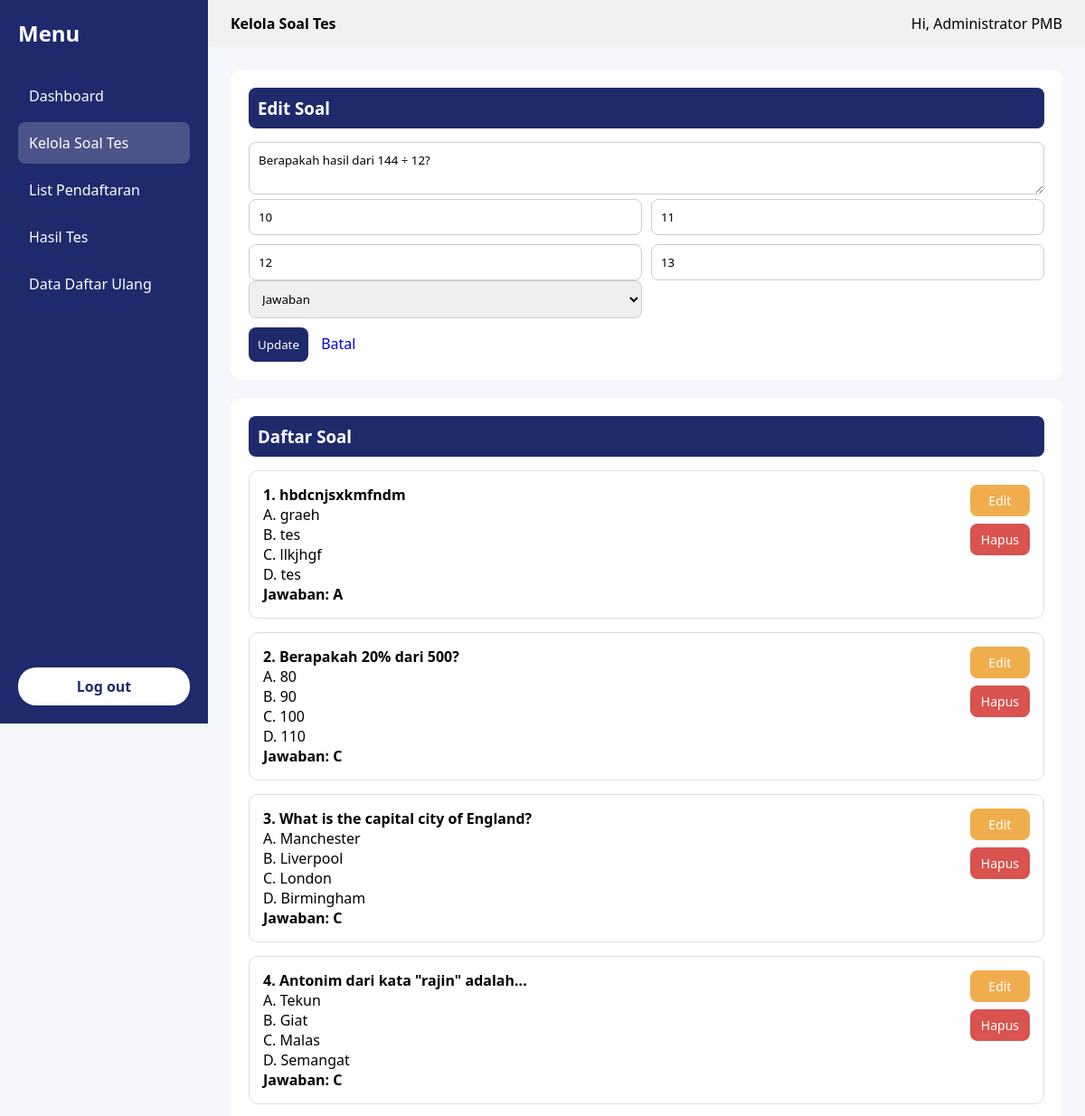
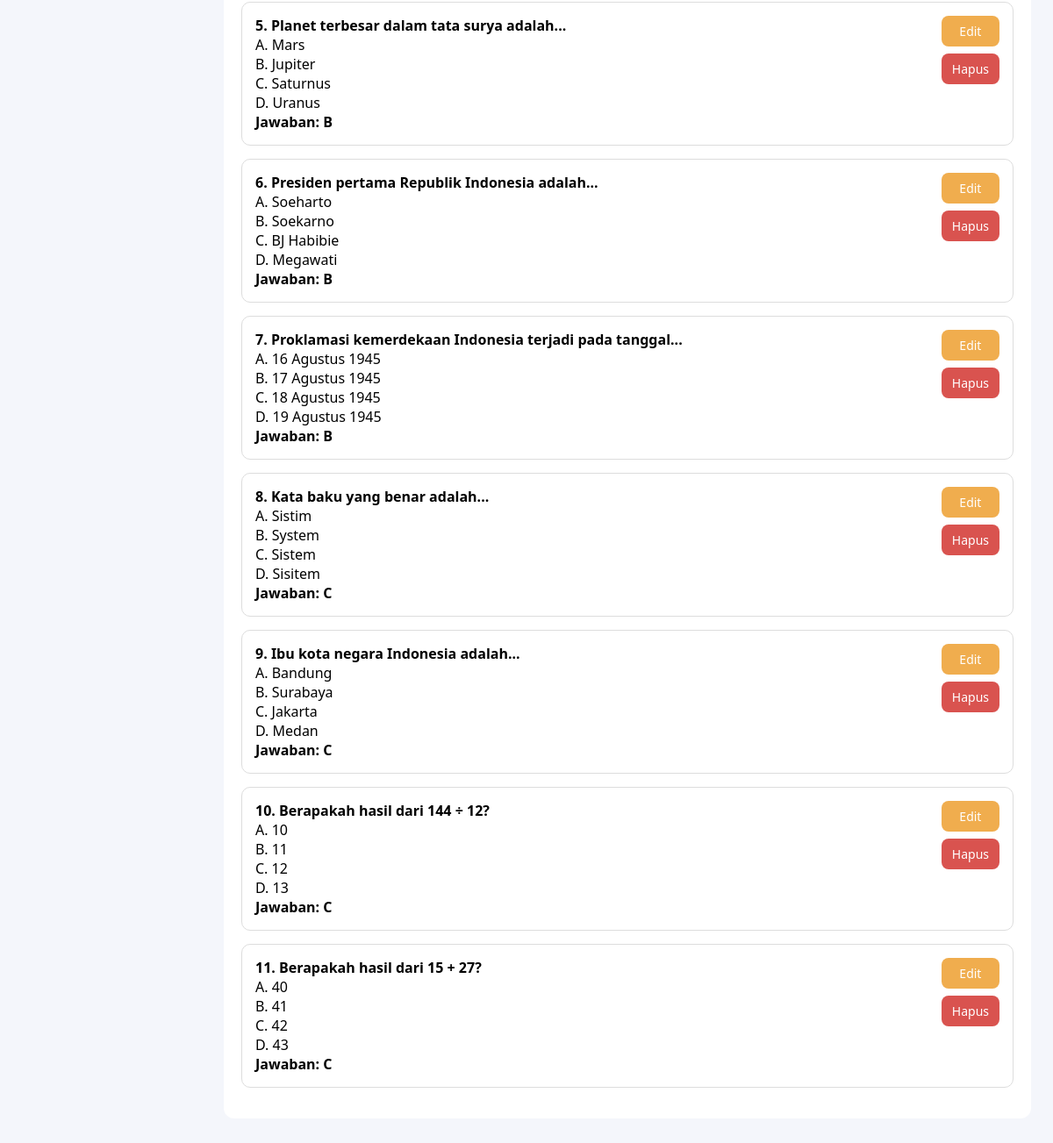
The page /admin/soal.php?edit=2 (signed in) on the database its author committed (2 pictures, top to bottom).
### tables this page shows
CREATE TABLE `soal` (
  `id_soal` int(11) NOT NULL,
  `pertanyaan` text NOT NULL,
  `pilihan_a` varchar(255) NOT NULL,
  `pilihan_b` varchar(255) NOT NULL,
  `pilihan_c` varchar(255) NOT NULL,
  `pilihan_d` varchar(255) NOT NULL,
  `jawaban_benar` enum('A','B','C','D') NOT NULL,
  `created_at` timestamp NOT NULL DEFAULT current_timestamp()
);

### config.php (called while the page is built, shortened)
<?php
$conn = mysqli_connect(DB_HOST, DB_USER, DB_PASS, DB_NAME);
mysqli_set_charset($conn, "utf8");
function clean($data) {
    global $conn;
    $data = trim($data);
    $data = stripslashes($data);
    $data = htmlspecialchars($data);
    $data = mysqli_real_escape_string($conn, $data);
    return $data;
}
?>

### admin/soal.php (the view, shortened to what this page needs)
<?php
require_once '../config.php';
$edit = null;
if (isset($_GET['edit'])) {
    $id = clean($_GET['edit']);
    $edit = mysqli_fetch_assoc(mysqli_query($conn, "SELECT * FROM soal WHERE id_soal='$id'"));
}
$soal = mysqli_query($conn, "SELECT * FROM soal ORDER BY id_soal DESC");
$page = basename($_SERVER['PHP_SELF']);
?>
<!DOCTYPE html>
<html lang="id">
<head>
</head>
<body>
    <div class="wrapper">
        <aside class="sidebar">
            <h2>Menu</h2>
            <ul>
                <li><a href="dashboard.php">Dashboard</a></li>
                <li class="<?= $page == 'soal.php' ? 'active' : '' ?>"><a href="soal.php">Kelola Soal Tes</a></li>
                <li><a href="list_pendaftar.php">List Pendaftaran</a></li>
                <li><a href="hasil_test.php">Hasil Tes</a></li>
                <li><a href="daftar_ulang.php">Data Daftar Ulang</a></li>
            </ul>
            <a href="logout.php" class="logout">Log out</a>
        </aside>
        <main class="main">
            <header class="topbar">
                <div><strong> Kelola Soal Tes</strong></div>
                <div>Hi,
                    <?= $_SESSION['admin_name'] ?>
                </div>
            </header>
            <section class="content">
                <div class="card">
                    <h3>
                        <?= $edit ? 'Edit Soal' : 'Tambah Soal' ?>
                    </h3>
                    <form method="POST">
                        <textarea name="pertanyaan" required><?= $edit['pertanyaan'] ?? '' ?></textarea>
                        <div class="form-grid">
                            <input name="pilihan_a" placeholder="Pilihan A" required
                                value="<?= $edit['pilihan_a'] ?? '' ?>">
                            <input name="pilihan_b" placeholder="Pilihan B" required
                                value="<?= $edit['pilihan_b'] ?? '' ?>">
                            <input name="pilihan_c" placeholder="Pilihan C" required
                                value="<?= $edit['pilihan_c'] ?? '' ?>">
                            <input name="pilihan_d" placeholder="Pilihan D" required
                                value="<?= $edit['pilihan_d'] ?? '' ?>">
                        </div>
                        <div class="form-grid">
                            <select name="jawaban_benar" required>
                                <option value="">Jawaban</option>
                            </select>
                        </div>
                        <button>
                            <?= $edit ? 'Update' : 'Simpan' ?>
                        </button>
                        <?php if ($edit): ?>
                            <a href="soal.php" style="padding:10px;text-decoration:none">Batal</a>
                        <?php endif; ?>
                    </form>
                </div>
                <div class="card">
                    <h3>Daftar Soal</h3>
                    <?php $no = 1;
                    while ($r = mysqli_fetch_assoc($soal)): ?>
                        <div class="soal-item">
                            <div class="soal-row">
                                <div class="soal-content">
                                    <b>
                                        <?= $no++ ?>.
                                        <?= $r['pertanyaan'] ?>
                                    </b><br>
                                    <p>A.
                                        <?= $r['pilihan_a'] ?>
                                    </p>
                                    <p>B.
                                        <?= $r['pilihan_b'] ?>
                                    </p>
                                    <p>C.
                                        <?= $r['pilihan_c'] ?>
                                    </p>
                                    <p>D.
                                        <?= $r['pilihan_d'] ?>
                                    </p>
                                    <p><b>Jawaban:
                                            <?= strtoupper($r['jawaban_benar']) ?>
                                        </b></p>
                                </div>
                                <div class="soal-action">
                                    <a href="?edit=<?= $r['id_soal'] ?>" class="btn-warning">Edit</a>
                                    <a href="?delete=<?= $r['id_soal'] ?>" class="btn-danger"
                                        onclick="return confirm('Hapus soal ini?')">Hapus</a>
                                </div>
                            </div>
                        </div>
                    <?php endwhile; ?>
                </div>
            </section>
        </main>
    </div>
</body>
</html>

### admin/soal.php (style rules this page uses)
* { margin: 0; padding: 0; box-sizing: border-box; font-family: 'Segoe UI', sans-serif; }
body { background: #f4f6fb; }
.wrapper { min-height:100vh; }
.sidebar { position:fixed; top:0; left:0; width:230px; height:100vh; background:#1f2a6d; color:#fff; padding:20px; display:flex; flex-direction:column; }
.sidebar h2 { margin-bottom:30px; }
.sidebar ul { list-style:none; }
.sidebar ul li a { display:block; padding:12px; margin-bottom:6px; color:#fff; text-decoration:none; border-radius:8px; }
.sidebar ul li a:hover, .sidebar ul li.active a { background:#ffffff33; }
.logout { margin-top: auto; background: #fff; color: #1f2a6d; padding: 10px; border-radius: 20px; text-align: center; text-decoration: none; font-weight: bold; }
.main { margin-left:230px; min-height:100vh; display:flex; flex-direction:column; }
.topbar { background:#f1f1f1; padding:15px 25px; display:flex; justify-content:space-between; align-items:center; }
.content { flex:1; padding:25px; overflow-y:auto; }
.card { background: #fff; padding: 20px; border-radius: 12px; margin-bottom: 20px; }
.card h3 { background: #1f2a6d; color: #fff; padding: 10px; border-radius: 8px; margin-bottom: 15px; }
.form-grid { display: grid; grid-template-columns: 1fr 1fr; gap: 10px; }
input, textarea, select { width: 100%; padding: 10px; border-radius: 8px; border: 1px solid #ccc; }
textarea { grid-column: span 2; }
button { background: #1f2a6d; color: #fff; padding: 10px; border: none; border-radius: 8px; margin-top: 10px; cursor: pointer; }
.soal-item { border: 1px solid #ddd; padding: 15px; border-radius: 10px; margin-bottom: 15px; }
.soal-row { display: flex; justify-content: space-between; align-items: flex-start; gap: 15px; }
.soal-content { flex: 1; }
.soal-action { display: flex; flex-direction: column; gap: 8px; }
.btn-warning, .btn-danger { padding: 8px 12px; border-radius: 8px; text-decoration: none; color: #fff; font-size: 14px; text-align: center; }
.btn-warning { background: #f0ad4e; }
.btn-danger { background: #d9534f; }

### rows shown on the page
soal: pertanyaan "Berapakah hasil dari 144 ÷ 12?", pilihan_a "10", pilihan_b "11", pilihan_c "12", pilihan_d "13", jawaban_benar "C"
soal: pertanyaan "hbdcnjsxkmfndm", pilihan_a "graeh", pilihan_b "tes", pilihan_c "llkjhgf", pilihan_d "tes", jawaban_benar "A"
soal: pertanyaan "Berapakah 20% dari 500?", pilihan_a "80", pilihan_b "90", pilihan_c "100", pilihan_d "110", jawaban_benar "C"
soal: pertanyaan "What is the capital city of England?", pilihan_a "Manchester", pilihan_b "Liverpool", pilihan_c "London", pilihan_d "Birmingham", jawaban_benar "C"
soal: pertanyaan "Antonim dari kata \"rajin\" adalah...", pilihan_a "Tekun", pilihan_b "Giat", pilihan_c "Malas", pilihan_d "Semangat", jawaban_benar "C"
soal: pertanyaan "Planet terbesar dalam tata surya adalah...", pilihan_a "Mars", pilihan_b "Jupiter", pilihan_c "Saturnus", pilihan_d "Uranus", jawaban_benar "B"
soal: pertanyaan "Presiden pertama Republik Indonesia adalah...", pilihan_a "Soeharto", pilihan_b "Soekarno", pilihan_c "BJ Habibie", pilihan_d "Megawati", jawaban_benar "B"
soal: pertanyaan "Proklamasi kemerdekaan Indonesia terjadi pada tanggal...", pilihan_a "16 Agustus 1945", pilihan_b "17 Agustus 1945", pilihan_c "18 Agustus 1945", pilihan_d "19 Agustus 1945", jawaban_benar "B"
soal: pertanyaan "Kata baku yang benar adalah...", pilihan_a "Sistim", pilihan_b "System", pilihan_c "Sistem", pilihan_d "Sisitem", jawaban_benar "C"
soal: pertanyaan "Ibu kota negara Indonesia adalah...", pilihan_a "Bandung", pilihan_b "Surabaya", pilihan_c "Jakarta", pilihan_d "Medan", jawaban_benar "C"
soal: pertanyaan "Berapakah hasil dari 15 + 27?", pilihan_a "40", pilihan_b "41", pilihan_c "42", pilihan_d "43", jawaban_benar "C"

### other values the page prints
$_SESSION['admin_name'] "Administrator PMB"
